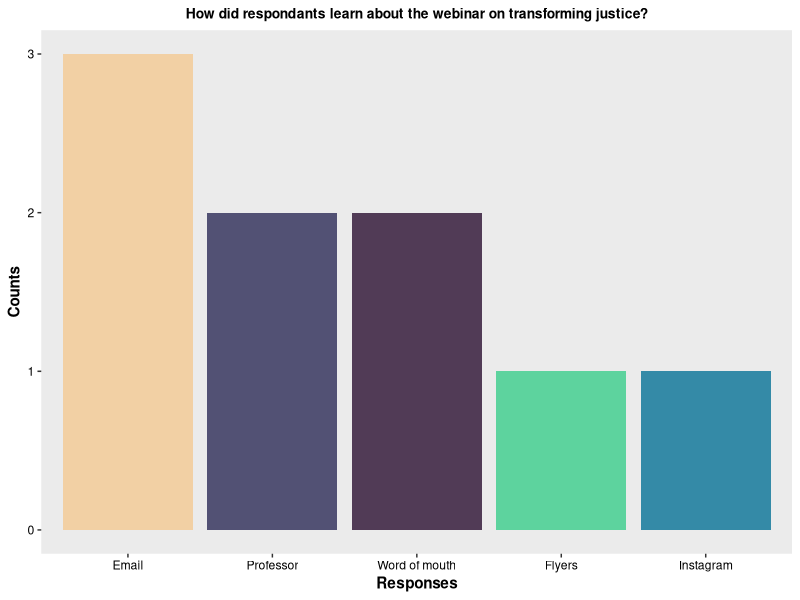
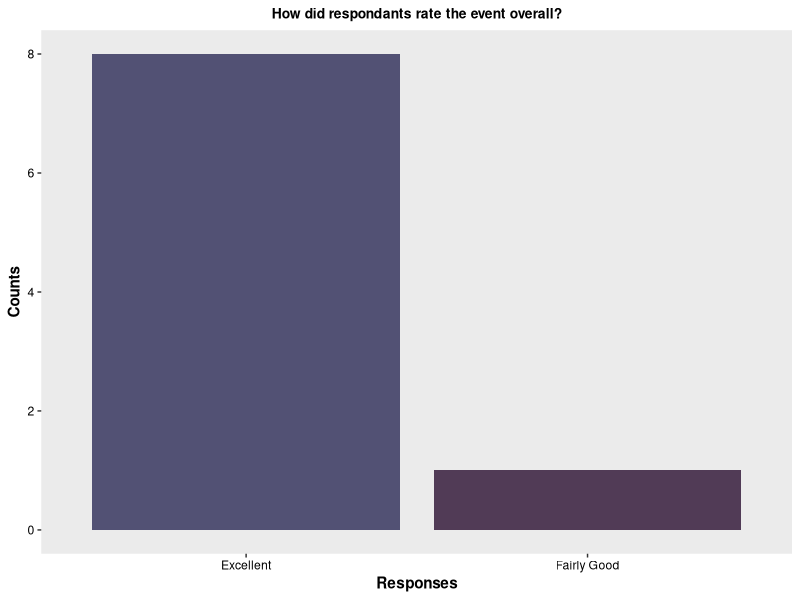
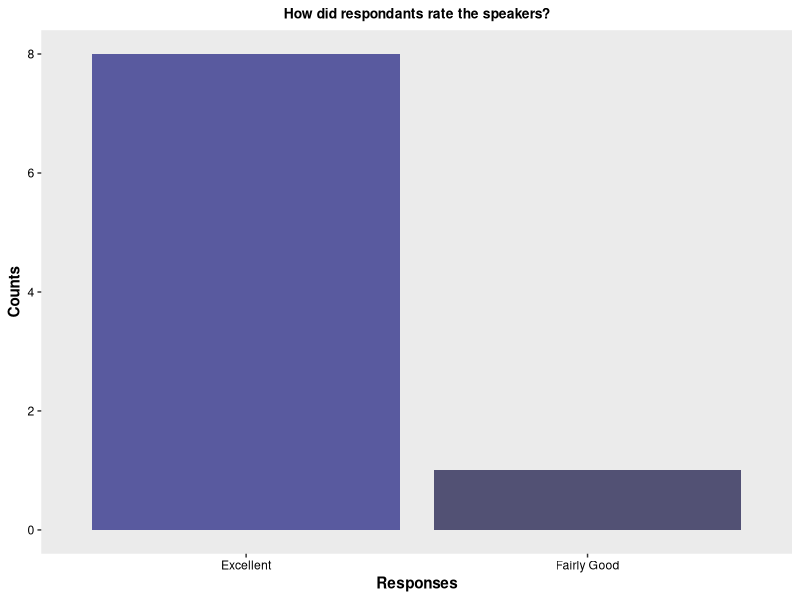
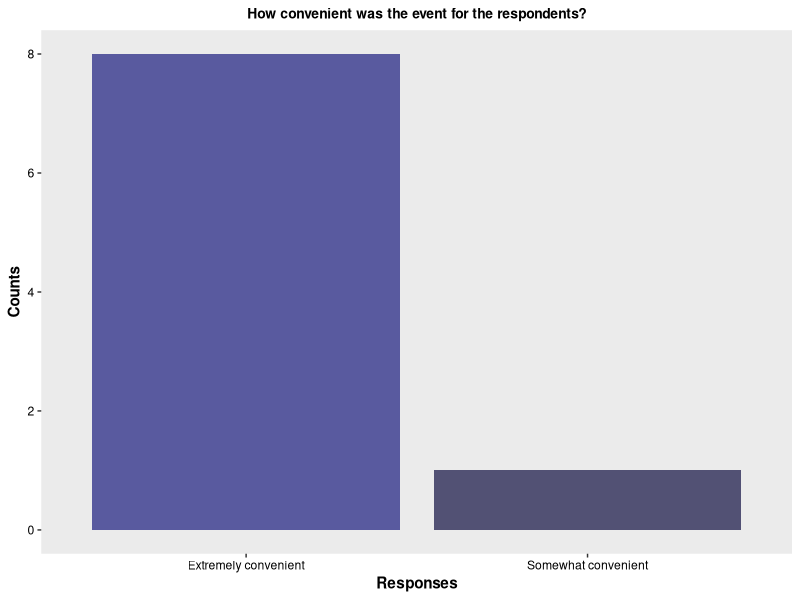
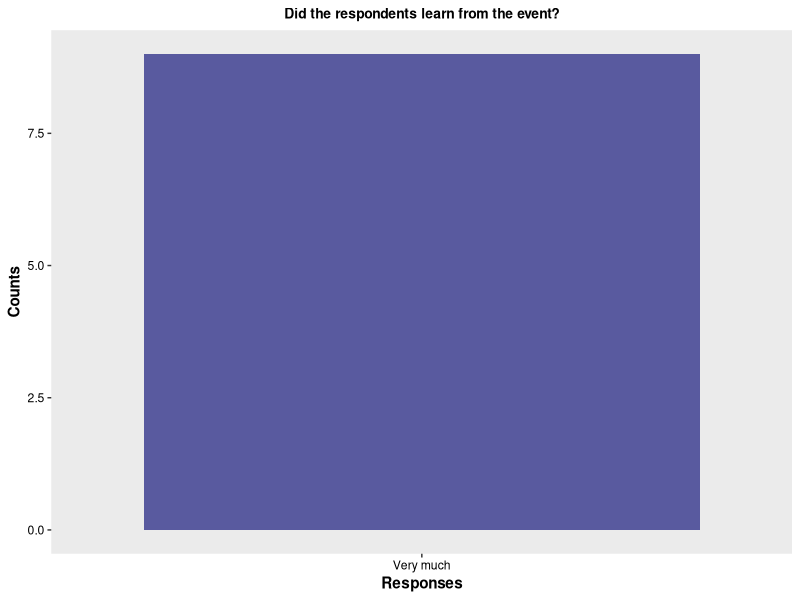
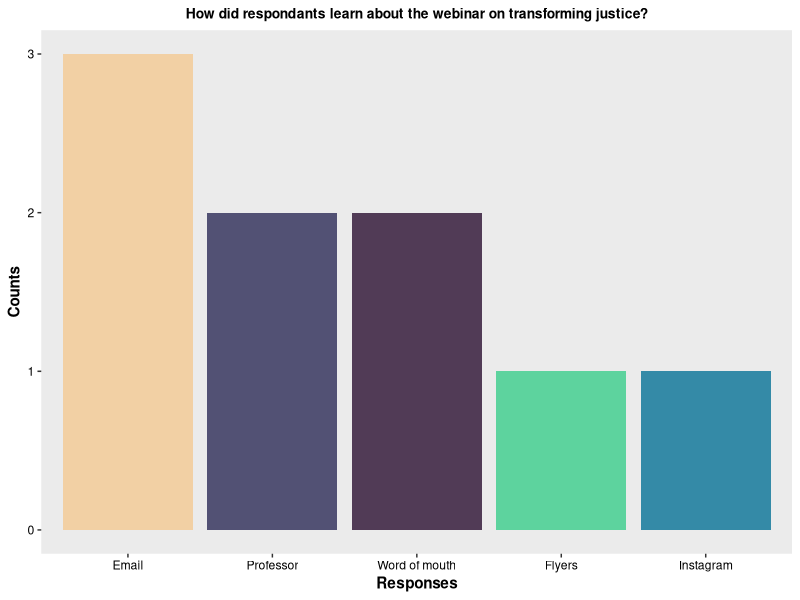
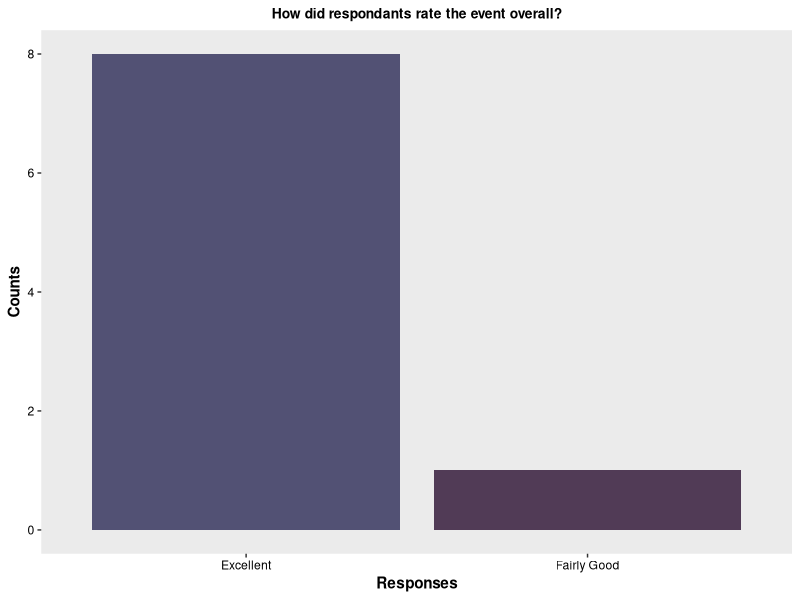
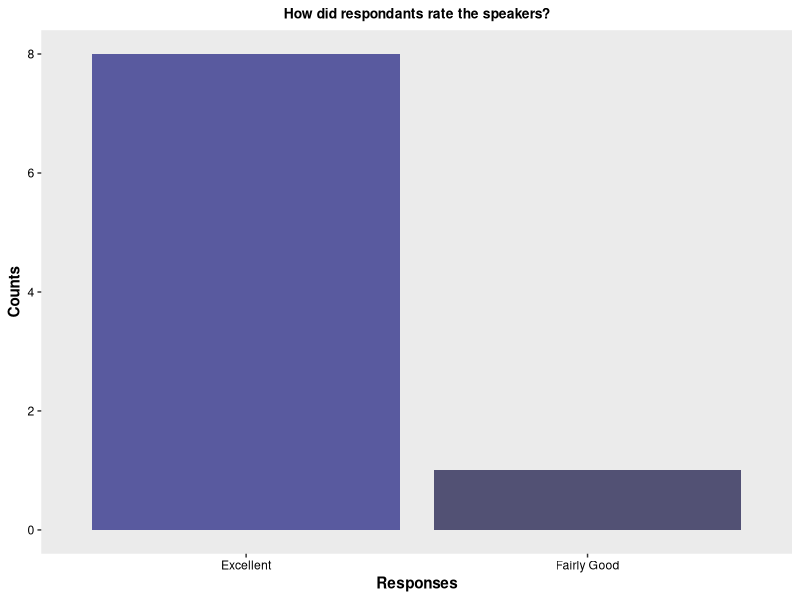

The R source for these figures, in order:
#### Transforming Justice: Movements and Visions of Liberation Webinar ####
#### Created by: Vivian Vy Le ####
#### Updated on: 2022-08-07 ####

#### Load library ####
library(tidyverse)
library(here)
library(ggplot2)

#### Load data ####
transform_justice <- read_csv(here("Data", "transforming_justice.csv"))

#### view data ####
view(transform_justice)

#### Data analysis ####
tj_clean <- transform_justice %>%
  select(participants, event_rating, speaker_rating, advertisement, event_timing, audience_learning) %>%
  rowwise() %>%
  mutate(advertisement_choices = str_split(advertisement, pattern = ";")) %>%
  ungroup() %>%
  unnest(advertisement_choices)
view(tj_clean)

advertisement_data <- tj_clean %>%
  count(advertisement_choices)
view(advertisement_data)

data <- tj_clean %>%
  mutate(event_rating = factor(event_rating,
                                 levels = c("Excellent", "Fairly Good", "Not Good at All"))) %>%
  mutate(speaker_rating = factor(speaker_rating,
                                 levels = c("Excellent", "Fairly Good", "Not Good at All"))) %>%
  mutate(event_timing = factor(event_timing,
                               levels = c("Extremely convenient", "Somewhat convenient", "Not at all convenient"))) %>%
  mutate(audience_learning = factor(audience_learning,
                                    levels = c("Very much", "Somewhat", "Not much")))
view(data)


event_rating <- data %>%
  count(event_rating)
event_rating

speaker_rating <- data %>%
  count(speaker_rating)

event_timing <- data %>%
  count(event_timing)

audience_data <- data %>%
  count(audience_learning)



#### plot ####
colorpal<- c("#F2D0A4", "#5DD39E", "#348AA7", "#525174", "#513B56", "#595A9F", "#9091AA")

advertisement_data %>%
  ggplot(aes(x = reorder(advertisement_choices, -n), y = n, fill = advertisement_choices)) +
  geom_col() +
  labs(title = "How did respondants learn about the webinar on transforming justice?",
       x = "Responses",
       y = "Counts") +
  theme(plot.title = element_text(hjust = 0.5,
                                  size = 10,
                                  face = "bold"),
        axis.title = element_text(face = "bold"),
        axis.text.x = element_text(color = "#000000"),
        axis.text.y = element_text(color = "#000000"),
        panel.grid.major = element_blank(),
        panel.grid.minor = element_blank()) +
  scale_fill_manual(values = colorpal) +
  guides(fill = FALSE)
ggsave(here("Output", "2021-2022", "transforming_justice", "advertisement.png"), width = 8, height = 5)

event_rating %>%
  ggplot(aes(x = reorder(event_rating, -n), y = n, fill = event_rating)) +
  geom_col() +
  labs(title = "How did respondants rate the event overall?",
       x = "Responses",
       y = "Counts") +
  theme(plot.title = element_text(hjust = 0.5,
                                  size = 10,
                                  face = "bold"),
        axis.title = element_text(face = "bold"),
        axis.text.x = element_text(color = "#000000"),
        axis.text.y = element_text(color = "#000000"),
        panel.grid.major = element_blank(),
        panel.grid.minor = element_blank()) +
  scale_fill_manual(values = c("#525174", "#513B56", "#595A9F")) +
  guides(fill = FALSE)
ggsave(here("Output", "2021-2022", "transforming_justice", "event_rating.png"), width = 6, height = 5)

speaker_rating %>%
  ggplot(aes(x = reorder(speaker_rating, -n), y = n, fill = speaker_rating)) +
  geom_col() +
  labs(title = "How did respondants rate the speakers?",
       x = "Responses",
       y = "Counts") +
  theme(plot.title = element_text(hjust = 0.5,
                                  size = 10,
                                  face = "bold"),
        axis.title = element_text(face = "bold"),
        axis.text.x = element_text(color = "#000000"),
        axis.text.y = element_text(color = "#000000"),
        panel.grid.major = element_blank(),
        panel.grid.minor = element_blank()) +
  scale_fill_manual(values = c("#595A9F", "#525174", "#513B56")) +
  guides(fill = FALSE)
ggsave(here("Output", "2021-2022", "transforming_justice", "speaker_rating.png"), width = 6, height = 5)

event_timing %>%
  ggplot(aes(x = reorder(event_timing, -n), y = n, fill = event_timing)) +
  geom_col() +
  labs(title = "How convenient was the event for the respondents?",
       x = "Responses",
       y = "Counts") +
  theme(plot.title = element_text(hjust = 0.5,
                                  size = 10,
                                  face = "bold"),
        axis.title = element_text(face = "bold"),
        axis.text.x = element_text(color = "#000000"),
        axis.text.y = element_text(color = "#000000"),
        panel.grid.major = element_blank(),
        panel.grid.minor = element_blank()) +
  scale_fill_manual(values = c("#595A9F", "#525174", "#513B56")) +
  guides(fill = FALSE)
ggsave(here("Output", "2021-2022", "transforming_justice", "convenience_of_event.png"), width = 6, height = 5)

audience_data %>%
  ggplot(aes(x = reorder(audience_learning, -n), y = n, fill = audience_learning)) +
  geom_col() +
  labs(title = "Did the respondents learn from the event?",
       x = "Responses",
       y = "Counts") +
  theme(plot.title = element_text(hjust = 0.5,
                                  size = 10,
                                  face = "bold"),
        axis.title = element_text(face = "bold"),
        axis.text.x = element_text(color = "#000000"),
        axis.text.y = element_text(color = "#000000"),
        panel.grid.major = element_blank(),
        panel.grid.minor = element_blank()) +
  scale_fill_manual(values = c("#595A9F", "#525174", "#513B56")) +
  guides(fill = FALSE)
ggsave(here("Output", "2021-2022", "transforming_justice", "audience_learning.png"), width = 6, height = 5)

